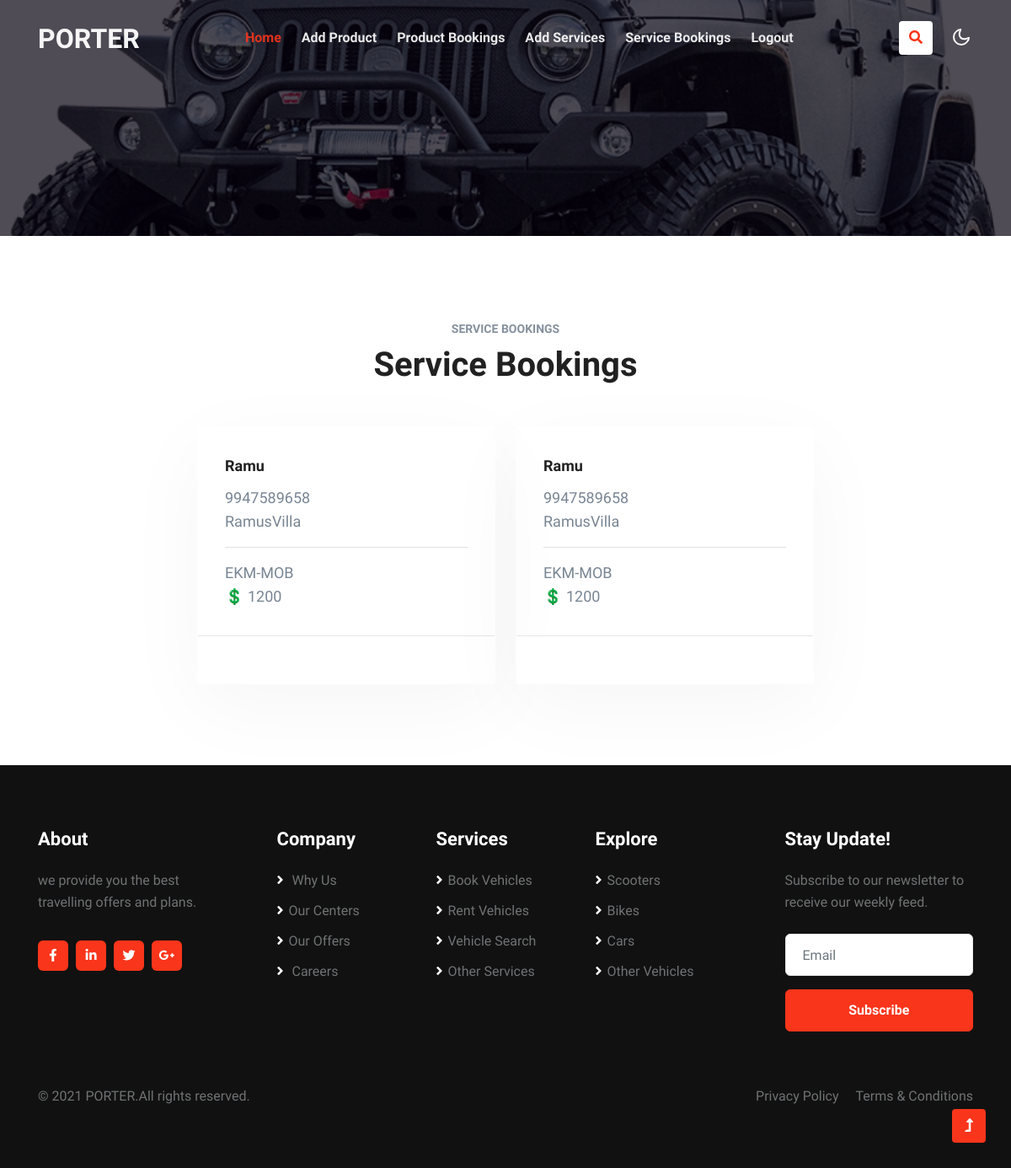
Screenshot of /port/CENTER/cerviceBookings.php (signed in) with the database file from the repository.
### tables this page shows
CREATE TABLE IF NOT EXISTS `tb_service_booking` (
  `book_id` int NOT NULL AUTO_INCREMENT,
  `centerid` varchar(200) DEFAULT NULL,
  `serviceid` varchar(100) DEFAULT NULL,
  `customer_id` varchar(100) DEFAULT NULL,
  `fee` varchar(100) DEFAULT NULL,
  `date` varchar(100) DEFAULT NULL,
  `status` varchar(200) DEFAULT NULL,
  PRIMARY KEY (`book_id`)
);

CREATE TABLE IF NOT EXISTS `user` (
  `uid` int NOT NULL AUTO_INCREMENT,
  `uname` varchar(40) NOT NULL,
  `uemail` varchar(40) NOT NULL,
  `uaddress` varchar(40) NOT NULL,
  `uphoneno` varchar(40) NOT NULL,
  PRIMARY KEY (`uid`)
);

CREATE TABLE IF NOT EXISTS `tb_service` (
  `servicebookid` int NOT NULL AUTO_INCREMENT,
  `center_id` varchar(100) DEFAULT NULL,
  `servicename` varchar(100) DEFAULT NULL,
  `description` varchar(200) DEFAULT NULL,
  `fee` varchar(100) DEFAULT NULL,
  PRIMARY KEY (`servicebookid`)
);

### port/CENTER/cerviceBookings.php (the view, shortened to what this page needs)
<?php
include '../CONNECTION/DbConnection.php';
include 'centerHead.php';
$uid = $_SESSION['uid'];
?>
<section class="w3l-blog">
    <div class="blog py-5" id="Newsblog">
        <div class="container py-lg-5 py-md-4 py-2">
            <div class="title-content text-center mb-lg-3 mb-4">
                <h6 class="title-subw3hny mb-1">Service Bookings</h6>
                <h3 class="title-w3l mb-5">Service Bookings <br></h3>
            </div>
            <div class="row justify-content-center">
                <?php
                $res = mysqli_query($conn, "SELECT * FROM `tb_service_booking` SB, `user` UR , `tb_service` S WHERE SB.`serviceid`=S.`servicebookid` AND SB.`centerid`='$uid' AND UR.`uid`=SB.`customer_id`");
                while ($rs = mysqli_fetch_array($res)) {
                ?>
                    <div class="col-lg-4 col-md-6 item">
                        <div class="card">
                            <div class="card-body blog-details">
                                <a href="#blog" class="blog-desc"><?php echo $rs['uname'] ?></a>
                                <p> <?php echo $rs['uphoneno'] ?></p>
                                <p> <?php echo $rs['uaddress'] ?></p>
                                <hr>
                                <p> <?php echo $rs['description'] ?></p>
                                <p>💲 <?php echo $rs['fee'] ?></p>
                            </div>
                            <div class="card-footer">
                                <div class="author align-items-center">
                                    <a href="#author" class="post-author">
                                    </a>
                                    <ul class="blog-meta">
                                    </ul>
                                </div>
                            </div>
                        </div>
                    </div>
                <?php
                }
                ?>
            </div>
        </div>
    </div>
</section>
<?php
include '../COMMON/commonfooter.php';
?>

### rows the page displays
tb_service_booking: user.uname "Ramu", user.uphoneno "9947589658", user.uaddress "RamusVilla", serviceid.description "EKM-MOB", serviceid.fee "1200"
tb_service_booking: user.uname "Ramu", user.uphoneno "9947589658", user.uaddress "RamusVilla", serviceid.description "EKM-MOB", serviceid.fee "1200"
